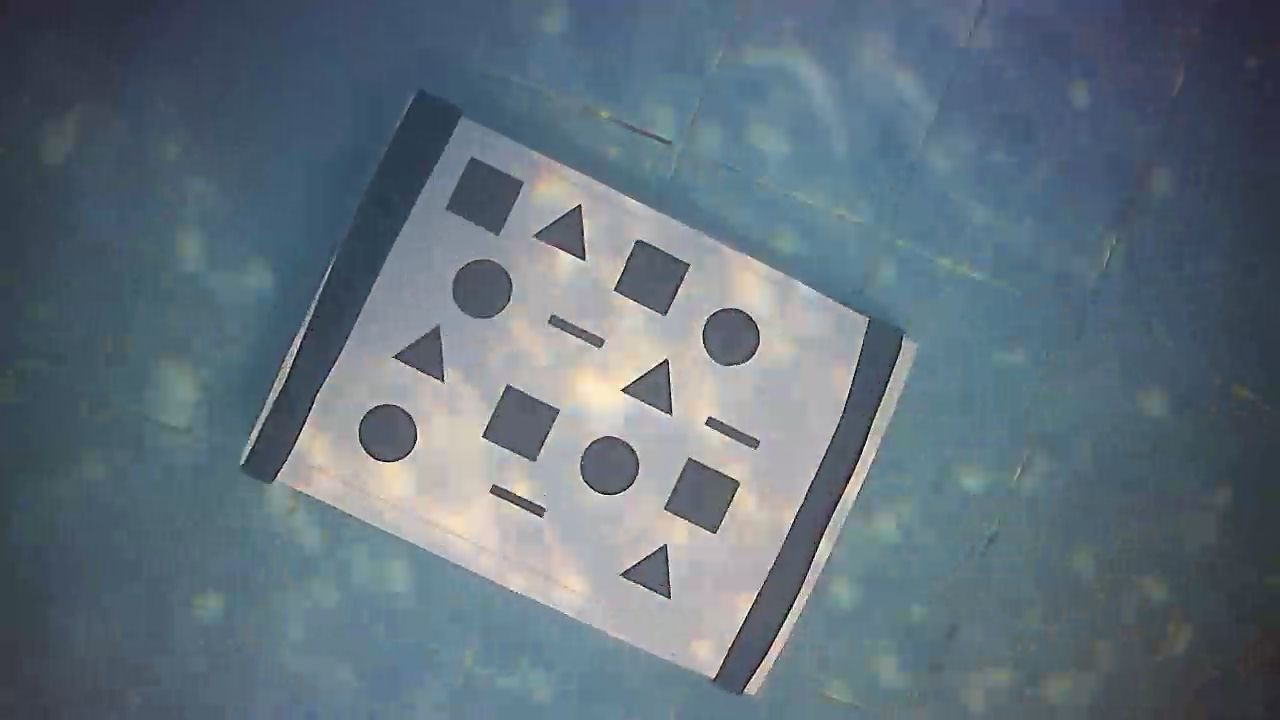
#> input picture 0.jpg, 1280 x 720 px
$ python task2.py
#> lines starting #> are read from the running program, lines starting #| are printed output that depends on the picture; after the words box and inside, x2 and y2 are one past the last pixel; in counts of white or black regions, pixels touching at a corner belong together
import cv2
import numpy as np
circle=0
triangle=0
rectangle=0
square=0
# Load the image
image_path = '0.jpg'  # Path to the uploaded image
image = cv2.imread(image_path)
#> image is the input picture: shape (720, 1280, 3); mean B, G, R 124.5, 113, 97.8

# Convert the image to grayscale
gray = cv2.cvtColor(image, cv2.COLOR_BGR2GRAY)
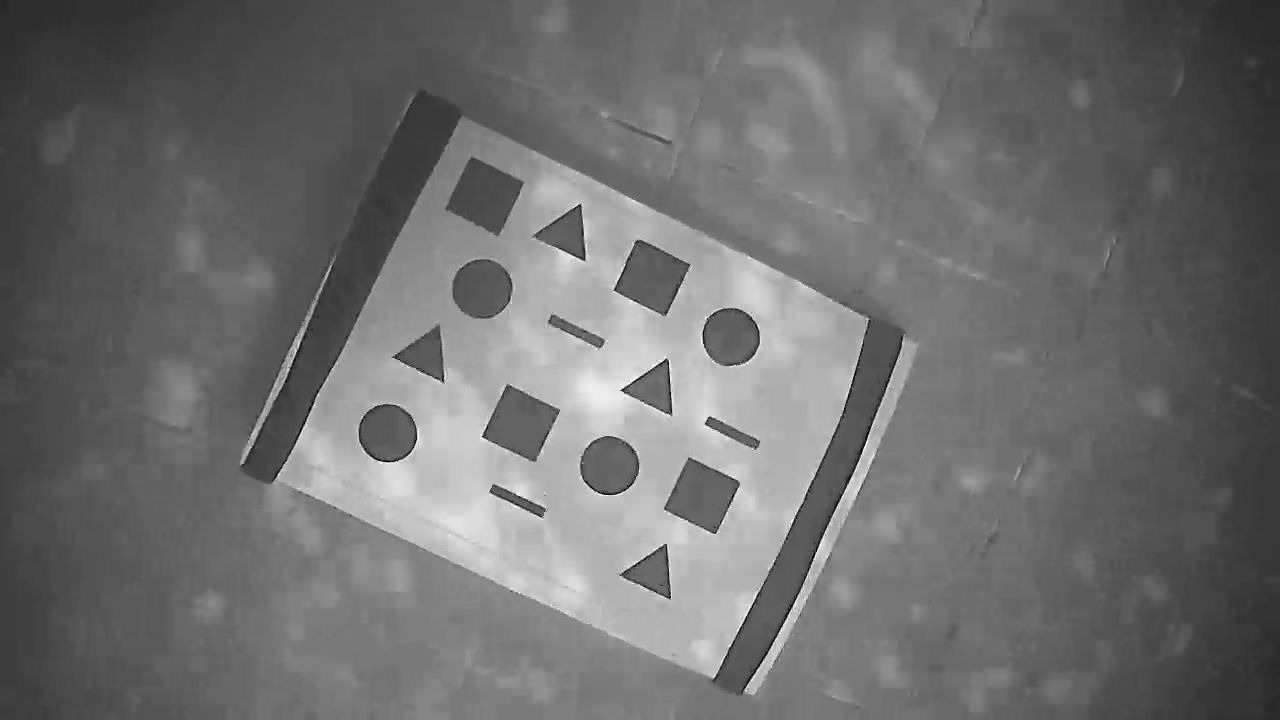
#> gray: shape (720, 1280); min 0, max 255, mean 109.8

# Apply a stronger GaussianBlur to reduce noise and smooth the image
blurred = cv2.GaussianBlur(gray, (3, 3), 9)

# Adjusted Canny Edge Detection thresholds for better shape detection
median_val = np.median(blurred)
#> median_val = 103
lower_thresh = int(max(90, 0.3 * median_val))
#> lower_thresh = 90
upper_thresh = int(min(255, 1.6 * median_val))
#> upper_thresh = 164

# Apply Canny Edge Detection
edges = cv2.Canny(blurred, lower_thresh, upper_thresh)
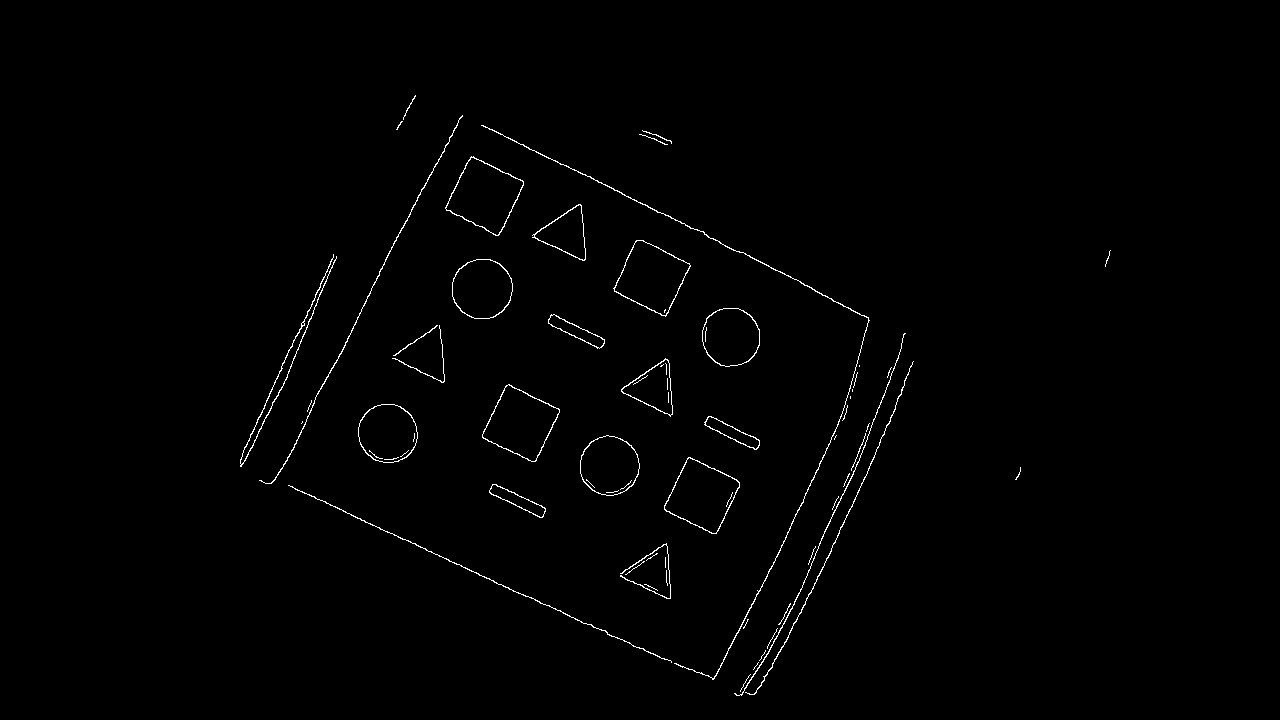
#> edges: shape (720, 1280); 0.82% white in thin lines or dots, all inside (x1, y1, x2, y2) = (240, 95, 1111, 696)

# Apply morphological operations to refine the edges
kernel = np.ones((3, 3), np.uint8)
edges = cv2.dilate(edges, kernel, iterations=1)  # Dilation to enhance edges
#> edges: shape (720, 1280); 2.6% white; 23 white regions, largest, box (x1, y1, x2, y2) and area: (287, 124, 871, 681) 5188, (733, 332, 915, 697) 3698, (239, 253, 338, 468) 1761
edges = cv2.erode(edges, kernel, iterations=1)   # Erosion to reduce noise
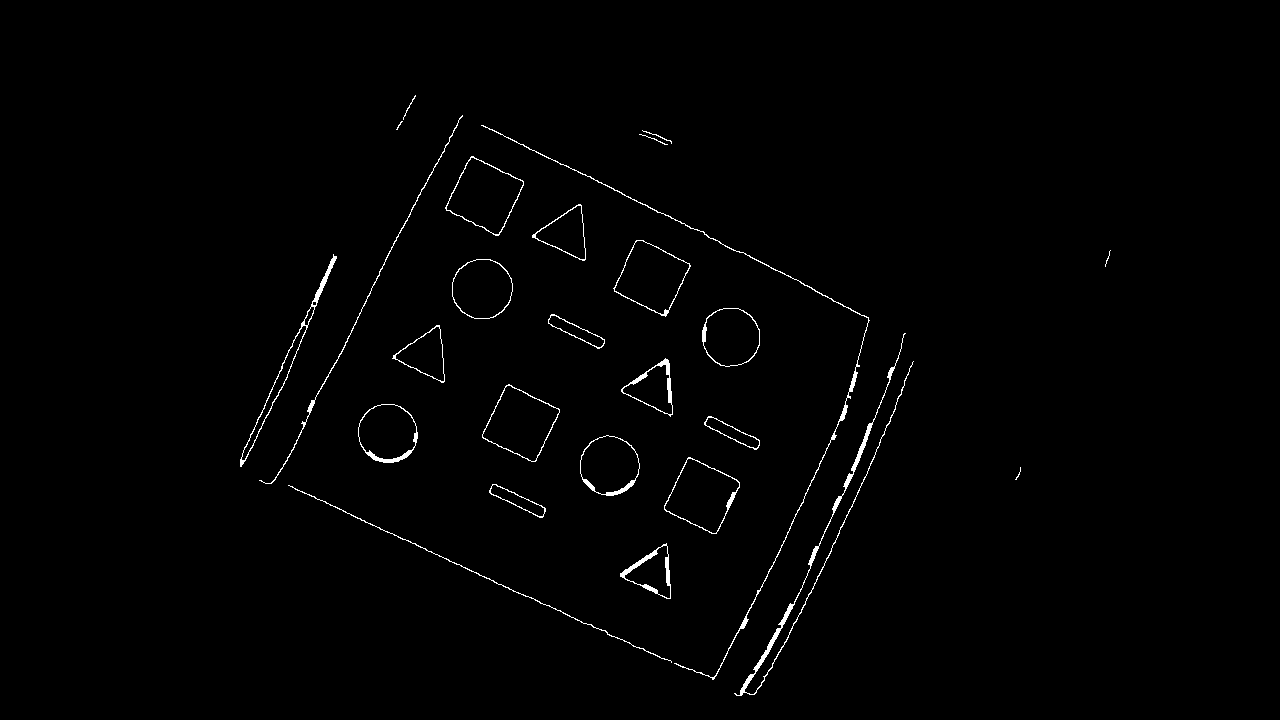
#> edges: shape (720, 1280); 0.97% white in thin lines or dots, all inside (x1, y1, x2, y2) = (240, 95, 1111, 696)

# Find contours from the edges in the image
contours, _ = cv2.findContours(edges, cv2.RETR_TREE, cv2.CHAIN_APPROX_SIMPLE)
#> contours = 44 contours, 7 with area under 20; largest, box (x1, y1, x2, y2) and area: (445, 156, 524, 236) 3601, (482, 384, 560, 462) 3510, (446, 157, 524, 235) 3509, (613, 240, 691, 317) 3444, (664, 457, 740, 534) 3437

# Convert the grayscale image back to color to draw colored shapes
draw_image = cv2.cvtColor(gray, cv2.COLOR_GRAY2BGR)

# Function to detect and label shapes in the image
def detect_and_label_shape(contour, existing_centroids):
    global circle, triangle, rectangle, square  # Declare the global variables
    # Approximate the contour to reduce the number of points
    approx = cv2.approxPolyDP(contour, 0.039 * cv2.arcLength(contour, True), True)
    x, y, w, h = cv2.boundingRect(approx)  # Get the bounding box for the contour
    M = cv2.moments(contour)  # Calculate image moments to find the centroid
    if M["m00"] != 0:
        cx = int(M["m10"] / M["m00"])  # X-coordinate of centroid
        cy = int(M["m01"] / M["m00"])  # Y-coordinate of centroid
    else:
        cx, cy = 0, 0

    # Check if a similar shape (based on the centroid) has already been detected
    for (ex, ey) in existing_centroids:
        if np.sqrt((cx - ex) ** 2 + (cy - ey) ** 2) < 50:  # Distance threshold to avoid duplicate detections
            return existing_centroids  # Skip if too close to an existing centroid

    # Determine the shape type based on the number of vertices
    if len(approx) == 3:
        shape_type = "Triangle"
        triangle+=1
    elif len(approx) == 4:
        aspect_ratio = w / float(h)
        shape_type = "Square" if 0.95 <= aspect_ratio <= 1.05 else "Rectangle"
        if shape_type=="Square":square+=1
        elif shape_type=="Rectangle":rectangle+=1

    elif len(approx) > 5:
        shape_type = "Circle"
        circle+=1
    else:
        shape_type = ""
        rectangle+=1

    # Draw and label the shape on the image
    cv2.drawContours(draw_image, [approx], -1, (0, 255, 0), 3)  # Draw the contour in green
    cv2.putText(draw_image, shape_type, (x, y - 10), cv2.FONT_HERSHEY_SIMPLEX, 0.5, (0, 255, 0), 2)

    # Add the centroid of this shape to the list of detected centroids
    existing_centroids.append((cx, cy))
    return existing_centroids

# Iterate through each contour to detect and label shapes
existing_centroids = []
for contour in contours:
    if cv2.contourArea(contour) > 10:  # Filter out small contours by area
        existing_centroids = detect_and_label_shape(contour, existing_centroids)
#> this loop made 44 passes
#> (approx in detect_and_label_shape, x in detect_and_label_shape, y in detect_and_label_shape, w in detect_and_label_shape, h in detect_and_label_shape, cx in detect_and_label_shape, cy in detect_and_label_shape, aspect_ratio in detect_and_label_shape) on passes 4, 7: ([[492, 484], [491, 494], [543, 516], [541, 505]], 491, 484, 53, 33, 517, 500, 1.61), ([[688, 457], [664, 509], [716, 533], [739, 482]], 664, 457, 76, 77, 701, 495, 0.987)
#> (approx in detect_and_label_shape, x in detect_and_label_shape, y in detect_and_label_shape, w in detect_and_label_shape, h in detect_and_label_shape, cx in detect_and_label_shape, cy in detect_and_label_shape, aspect_ratio in detect_and_label_shape) on passes 11, 15, 22, 33, 37: ([[704, 422], [749, 447], [759, 445], [716, 418]], 704, 418, 56, 30, 731, 432, 1.87), ([[508, 384], [482, 437], [535, 461], [559, 409]], 482, 384, 78, 78, 520, 423, 1), ([[550, 315], [552, 326], [603, 345], [601, 337]], 550, 315, 54, 31, 575, 331, 1.74), ([[636, 240], [614, 291], [665, 316], [690, 265]], 614, 240, 77, 77, 651, 277, 1), ([[471, 156], [445, 208], [498, 235], [523, 181]], 445, 156, 79, 80, 484, 195, 0.988)

# Save the result as an image file
output_path = '0.png'
print(f"we have {circle}circles ,{rectangle} rectangle,{square} square,{triangle} triangle")
#| we have 4circles ,7 rectangle,4 square,4 triangle
cv2.imwrite(output_path, draw_image)
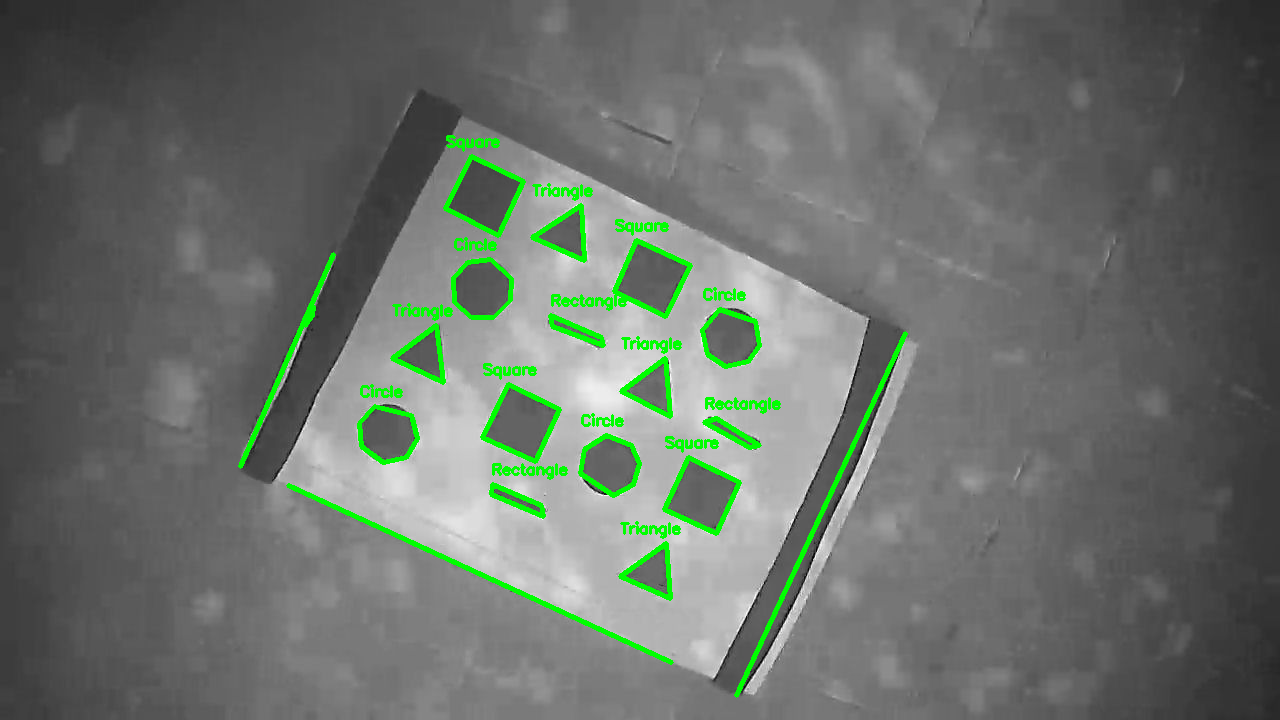
#> saved as 0.png: shape (720, 1280, 3); mean B, G, R 106.1, 113, 106.1

# Display the path of the saved image
output_path
